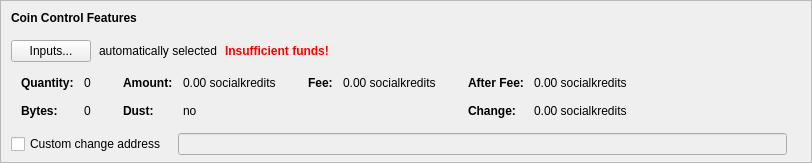
    <widget class="QFrame" name="frameCoinControl">
     <property name="sizePolicy">
      <sizepolicy hsizetype="Expanding" vsizetype="Expanding">
       <horstretch>0</horstretch>
       <verstretch>0</verstretch>
      </sizepolicy>
     </property>
     <property name="maximumSize">
      <size>
       <width>16777215</width>
       <height>16777215</height>
      </size>
     </property>
     <property name="frameShape">
      <enum>QFrame::StyledPanel</enum>
     </property>
     <property name="frameShadow">
      <enum>QFrame::Sunken</enum>
     </property>
     <layout class="QVBoxLayout" name="verticalLayoutCoinControl2">
      <property name="spacing">
       <number>0</number>
      </property>
      <property name="leftMargin">
       <number>0</number>
      </property>
      <property name="topMargin">
       <number>0</number>
      </property>
      <property name="rightMargin">
       <number>0</number>
      </property>
      <property name="bottomMargin">
       <number>6</number>
      </property>
      <item>
       <layout class="QVBoxLayout" name="verticalLayoutCoinControl" stretch="0,0,0,0,1">
        <property name="spacing">
         <number>0</number>
        </property>
        <property name="leftMargin">
         <number>10</number>
        </property>
        <property name="topMargin">
         <number>10</number>
        </property>
        <item>
         <layout class="QHBoxLayout" name="horizontalLayoutCoinControl1">
          <property name="bottomMargin">
           <number>15</number>
          </property>
          <item>
           <widget class="QLabel" name="labelCoinControlFeatures">
            <property name="sizePolicy">
             <sizepolicy hsizetype="Preferred" vsizetype="Maximum">
              <horstretch>0</horstretch>
              <verstretch>0</verstretch>
             </sizepolicy>
            </property>
            <property name="font">
             <font>
              <weight>75</weight>
              <bold>true</bold>
             </font>
            </property>
            <property name="styleSheet">
             <string notr="true">font-weight:bold;</string>
            </property>
            <property name="text">
             <string>Coin Control Features</string>
            </property>
           </widget>
          </item>
         </layout>
        </item>
        <item>
         <layout class="QHBoxLayout" name="horizontalLayoutCoinControl2" stretch="0,0,0,0">
          <property name="spacing">
           <number>8</number>
          </property>
          <property name="bottomMargin">
           <number>10</number>
          </property>
          <item>
           <widget class="QPushButton" name="pushButtonCoinControl">
            <property name="styleSheet">
             <string notr="true"/>
            </property>
            <property name="text">
             <string>Inputs...</string>
            </property>
            <property name="autoDefault">
             <bool>false</bool>
            </property>
           </widget>
          </item>
          <item>
           <widget class="QLabel" name="labelCoinControlAutomaticallySelected">
            <property name="text">
             <string>automatically selected</string>
            </property>
            <property name="margin">
             <number>5</number>
            </property>
           </widget>
          </item>
          <item>
           <widget class="QLabel" name="labelCoinControlInsuffFunds">
            <property name="font">
             <font>
              <weight>75</weight>
              <bold>true</bold>
             </font>
            </property>
            <property name="styleSheet">
             <string notr="true">color:red;font-weight:bold;</string>
            </property>
            <property name="text">
             <string>Insufficient funds!</string>
            </property>
            <property name="margin">
             <number>5</number>
            </property>
           </widget>
          </item>
          <item>
           <spacer name="horizontalSpacerCoinControl">
            <property name="orientation">
             <enum>Qt::Horizontal</enum>
            </property>
            <property name="sizeHint" stdset="0">
             <size>
              <width>40</width>
              <height>1</height>
             </size>
            </property>
           </spacer>
          </item>
         </layout>
        </item>
        <item>
         <widget class="QWidget" name="widgetCoinControl" native="true">
          <property name="sizePolicy">
           <sizepolicy hsizetype="Preferred" vsizetype="Preferred">
            <horstretch>0</horstretch>
            <verstretch>0</verstretch>
           </sizepolicy>
          </property>
          <property name="minimumSize">
           <size>
            <width>0</width>
            <height>0</height>
           </size>
          </property>
          <property name="styleSheet">
           <string notr="true"/>
          </property>
          <layout class="QHBoxLayout" name="horizontalLayoutCoinControl5">
           <property name="leftMargin">
            <number>0</number>
           </property>
           <property name="topMargin">
            <number>0</number>
           </property>
           <property name="rightMargin">
            <number>0</number>
           </property>
           <property name="bottomMargin">
            <number>0</number>
           </property>
           <item>
            <layout class="QHBoxLayout" name="horizontalLayoutCoinControl3" stretch="0,0,0,1">
             <property name="spacing">
              <number>20</number>
             </property>
             <property name="topMargin">
              <number>0</number>
             </property>
             <property name="bottomMargin">
              <number>10</number>
             </property>
             <item>
              <layout class="QFormLayout" name="formLayoutCoinControl1">
               <property name="horizontalSpacing">
                <number>10</number>
               </property>
               <property name="verticalSpacing">
                <number>14</number>
               </property>
               <property name="leftMargin">
                <number>10</number>
               </property>
               <property name="topMargin">
                <number>4</number>
               </property>
               <property name="rightMargin">
                <number>6</number>
               </property>
               <item row="0" column="0">
                <widget class="QLabel" name="labelCoinControlQuantityText">
                 <property name="font">
                  <font>
                   <weight>75</weight>
                   <bold>true</bold>
                  </font>
                 </property>
                 <property name="text">
                  <string>Quantity:</string>
                 </property>
                 <property name="margin">
                  <number>0</number>
                 </property>
                </widget>
               </item>
               <item row="0" column="1">
                <widget class="QLabel" name="labelCoinControlQuantity">
                 <property name="cursor">
                  <cursorShape>IBeamCursor</cursorShape>
                 </property>
                 <property name="contextMenuPolicy">
                  <enum>Qt::ActionsContextMenu</enum>
                 </property>
                 <property name="text">
                  <string notr="true">0</string>
                 </property>
                 <property name="margin">
                  <number>0</number>
                 </property>
                 <property name="textInteractionFlags">
                  <set>Qt::LinksAccessibleByMouse|Qt::TextSelectableByKeyboard|Qt::TextSelectableByMouse</set>
                 </property>
                </widget>
               </item>
               <item row="1" column="0">
                <widget class="QLabel" name="labelCoinControlBytesText">
                 <property name="font">
                  <font>
                   <weight>75</weight>
                   <bold>true</bold>
                  </font>
                 </property>
                 <property name="text">
                  <string>Bytes:</string>
                 </property>
                </widget>
               </item>
               <item row="1" column="1">
                <widget class="QLabel" name="labelCoinControlBytes">
                 <property name="cursor">
                  <cursorShape>IBeamCursor</cursorShape>
                 </property>
                 <property name="contextMenuPolicy">
                  <enum>Qt::ActionsContextMenu</enum>
                 </property>
                 <property name="text">
                  <string notr="true">0</string>
                 </property>
                 <property name="textInteractionFlags">
                  <set>Qt::LinksAccessibleByMouse|Qt::TextSelectableByKeyboard|Qt::TextSelectableByMouse</set>
                 </property>
                </widget>
               </item>
              </layout>
             </item>
             <item>
              <layout class="QFormLayout" name="formLayoutCoinControl2">
               <property name="horizontalSpacing">
                <number>10</number>
               </property>
               <property name="verticalSpacing">
                <number>14</number>
               </property>
               <property name="leftMargin">
                <number>6</number>
               </property>
               <property name="topMargin">
                <number>4</number>
               </property>
               <property name="rightMargin">
                <number>6</number>
               </property>
               <item row="0" column="0">
                <widget class="QLabel" name="labelCoinControlAmountText">
                 <property name="font">
                  <font>
                   <weight>75</weight>
                   <bold>true</bold>
                  </font>
                 </property>
                 <property name="text">
                  <string>Amount:</string>
                 </property>
                 <property name="margin">
                  <number>0</number>
                 </property>
                </widget>
               </item>
               <item row="0" column="1">
                <widget class="QLabel" name="labelCoinControlAmount">
                 <property name="cursor">
                  <cursorShape>IBeamCursor</cursorShape>
                 </property>
                 <property name="contextMenuPolicy">
                  <enum>Qt::ActionsContextMenu</enum>
                 </property>
                 <property name="text">
                  <string notr="true">0.00 socialkredits</string>
                 </property>
                 <property name="textInteractionFlags">
                  <set>Qt::LinksAccessibleByMouse|Qt::TextSelectableByKeyboard|Qt::TextSelectableByMouse</set>
                 </property>
                </widget>
               </item>
               <item row="1" column="0">
                <widget class="QLabel" name="labelCoinControlLowOutputText">
                 <property name="font">
                  <font>
                   <weight>75</weight>
                   <bold>true</bold>
                  </font>
                 </property>
                 <property name="text">
                  <string>Dust:</string>
                 </property>
                </widget>
               </item>
               <item row="1" column="1">
                <widget class="QLabel" name="labelCoinControlLowOutput">
                 <property name="cursor">
                  <cursorShape>IBeamCursor</cursorShape>
                 </property>
                 <property name="contextMenuPolicy">
                  <enum>Qt::ActionsContextMenu</enum>
                 </property>
                 <property name="text">
                  <string notr="true">no</string>
                 </property>
                 <property name="textInteractionFlags">
                  <set>Qt::LinksAccessibleByMouse|Qt::TextSelectableByKeyboard|Qt::TextSelectableByMouse</set>
                 </property>
                </widget>
               </item>
              </layout>
             </item>
             <item>
              <layout class="QFormLayout" name="formLayoutCoinControl3">
               <property name="horizontalSpacing">
                <number>10</number>
               </property>
               <property name="verticalSpacing">
                <number>14</number>
               </property>
               <property name="leftMargin">
                <number>6</number>
               </property>
               <property name="topMargin">
                <number>4</number>
               </property>
               <property name="rightMargin">
                <number>6</number>
               </property>
               <item row="0" column="0">
                <widget class="QLabel" name="labelCoinControlFeeText">
                 <property name="font">
                  <font>
                   <weight>75</weight>
                   <bold>true</bold>
                  </font>
                 </property>
                 <property name="text">
                  <string>Fee:</string>
                 </property>
                 <property name="margin">
                  <number>0</number>
                 </property>
                </widget>
               </item>
               <item row="0" column="1">
                <widget class="QLabel" name="labelCoinControlFee">
                 <property name="cursor">
                  <cursorShape>IBeamCursor</cursorShape>
                 </property>
                 <property name="contextMenuPolicy">
                  <enum>Qt::ActionsContextMenu</enum>
                 </property>
                 <property name="text">
                  <string notr="true">0.00 socialkredits</string>
                 </property>
                 <property name="textInteractionFlags">
                  <set>Qt::LinksAccessibleByMouse|Qt::TextSelectableByKeyboard|Qt::TextSelectableByMouse</set>
                 </property>
                </widget>
               </item>
             </layout>
             </item>
             <item>
              <layout class="QFormLayout" name="formLayoutCoinControl4">
               <property name="horizontalSpacing">
                <number>10</number>
               </property>
               <property name="verticalSpacing">
                <number>14</number>
               </property>
               <property name="leftMargin">
                <number>6</number>
               </property>
               <property name="topMargin">
                <number>4</number>
               </property>
               <property name="rightMargin">
                <number>6</number>
               </property>
               <item row="0" column="0">
                <widget class="QLabel" name="labelCoinControlAfterFeeText">
                 <property name="font">
                  <font>
                   <weight>75</weight>
                   <bold>true</bold>
                  </font>
                 </property>
                 <property name="text">
                  <string>After Fee:</string>
                 </property>
                 <property name="margin">
                  <number>0</number>
                 </property>
                </widget>
               </item>
               <item row="0" column="1">
                <widget class="QLabel" name="labelCoinControlAfterFee">
                 <property name="cursor">
                  <cursorShape>IBeamCursor</cursorShape>
                 </property>
                 <property name="contextMenuPolicy">
                  <enum>Qt::ActionsContextMenu</enum>
                 </property>
                 <property name="text">
                  <string notr="true">0.00 socialkredits</string>
                 </property>
                 <property name="textInteractionFlags">
                  <set>Qt::LinksAccessibleByMouse|Qt::TextSelectableByKeyboard|Qt::TextSelectableByMouse</set>
                 </property>
                </widget>
               </item>
               <item row="1" column="0">
                <widget class="QLabel" name="labelCoinControlChangeText">
                 <property name="font">
                  <font>
                   <weight>75</weight>
                   <bold>true</bold>
                  </font>
                 </property>
                 <property name="text">
                  <string>Change:</string>
                 </property>
                </widget>
               </item>
               <item row="1" column="1">
                <widget class="QLabel" name="labelCoinControlChange">
                 <property name="cursor">
                  <cursorShape>IBeamCursor</cursorShape>
                 </property>
                 <property name="contextMenuPolicy">
                  <enum>Qt::ActionsContextMenu</enum>
                 </property>
                 <property name="text">
                  <string notr="true">0.00 socialkredits</string>
                 </property>
                 <property name="textInteractionFlags">
                  <set>Qt::LinksAccessibleByMouse|Qt::TextSelectableByKeyboard|Qt::TextSelectableByMouse</set>
                 </property>
                </widget>
               </item>
              </layout>
             </item>
            </layout>
           </item>
          </layout>
         </widget>
        </item>
        <item>
         <layout class="QHBoxLayout" name="horizontalLayoutCoinControl4" stretch="0,0,0">
          <property name="spacing">
           <number>12</number>
          </property>
          <property name="sizeConstraint">
           <enum>QLayout::SetDefaultConstraint</enum>
          </property>
          <property name="topMargin">
           <number>5</number>
          </property>
          <property name="rightMargin">
           <number>5</number>
          </property>
          <item>
           <widget class="QCheckBox" name="checkBoxCoinControlChange">
            <property name="toolTip">
             <string>If this is activated, but the change address is empty or invalid, change will be sent to a newly generated address.</string>
            </property>
            <property name="text">
             <string>Custom change address</string>
            </property>
           </widget>
          </item>
          <item>
           <widget class="QValidatedLineEdit" name="lineEditCoinControlChange">
            <property name="enabled">
             <bool>false</bool>
            </property>
            <property name="sizePolicy">
             <sizepolicy hsizetype="Expanding" vsizetype="Fixed">
              <horstretch>0</horstretch>
              <verstretch>0</verstretch>
             </sizepolicy>
            </property>
           </widget>
          </item>
          <item>
           <widget class="QLabel" name="labelCoinControlChangeLabel">
            <property name="sizePolicy">
             <sizepolicy hsizetype="Preferred" vsizetype="Expanding">
              <horstretch>0</horstretch>
              <verstretch>0</verstretch>
             </sizepolicy>
            </property>
            <property name="minimumSize">
             <size>
              <width>0</width>
              <height>0</height>
             </size>
            </property>
            <property name="text">
             <string/>
            </property>
            <property name="margin">
             <number>3</number>
            </property>
           </widget>
          </item>
         </layout>
        </item>
        <item>
         <spacer name="verticalSpacerCoinControl">
          <property name="orientation">
           <enum>Qt::Vertical</enum>
          </property>
          <property name="sizeHint" stdset="0">
           <size>
            <width>800</width>
            <height>1</height>
           </size>
          </property>
         </spacer>
        </item>
       </layout>
      </item>
     </layout>
    </widget>
